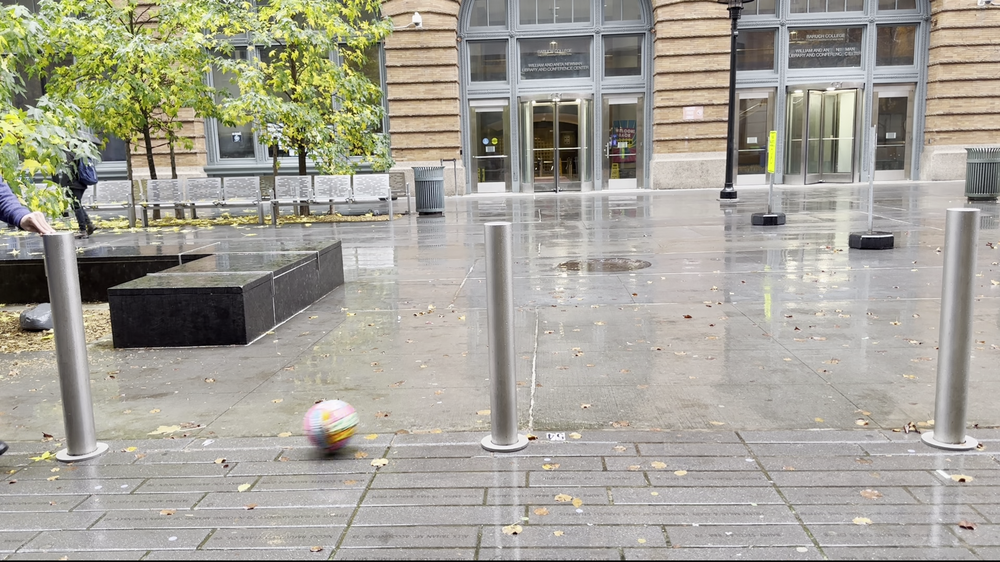
#> input picture tracking_frame.png, 1000 x 562 px, shrunk from 1920 x 1080 before the run
$ python ball_detect_circle.py
#> lines starting #> are read from the running program, lines starting #| are printed output that depends on the picture
import cv2 as cv
import matplotlib.pyplot as plt
import numpy as np

frame = cv.imread('tracking_frame.png')
#> frame is the input picture: shape (562, 1000, 3); mean B, G, R 151.2, 162.2, 164.9
grayFrame = cv.cvtColor(frame,cv.COLOR_BGR2GRAY)
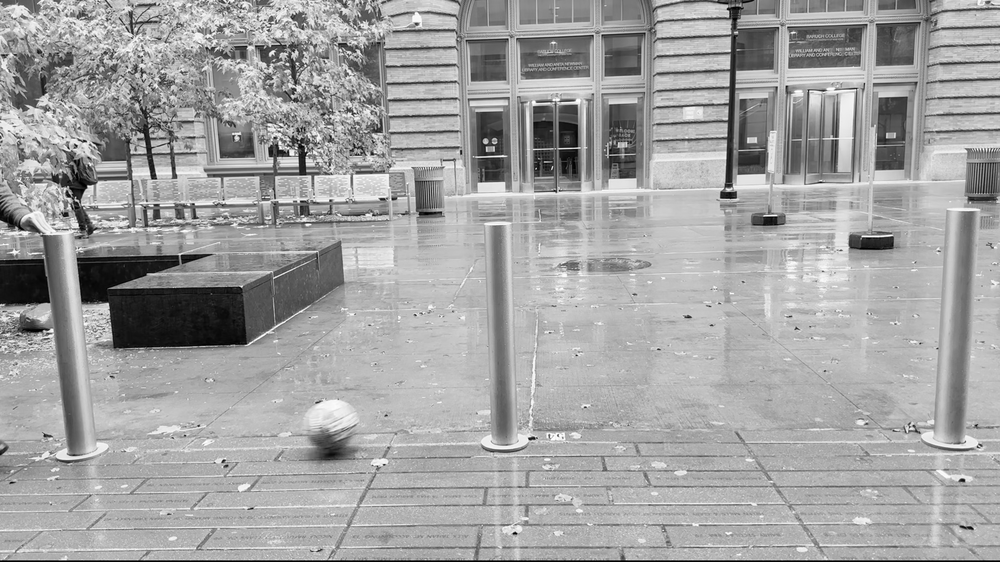
#> grayFrame: shape (562, 1000); min 0, max 255, mean 161.7
cv.imwrite("GrayScaleImage.png",grayFrame)
blurFrame = cv.GaussianBlur(grayFrame,(9,9),0)
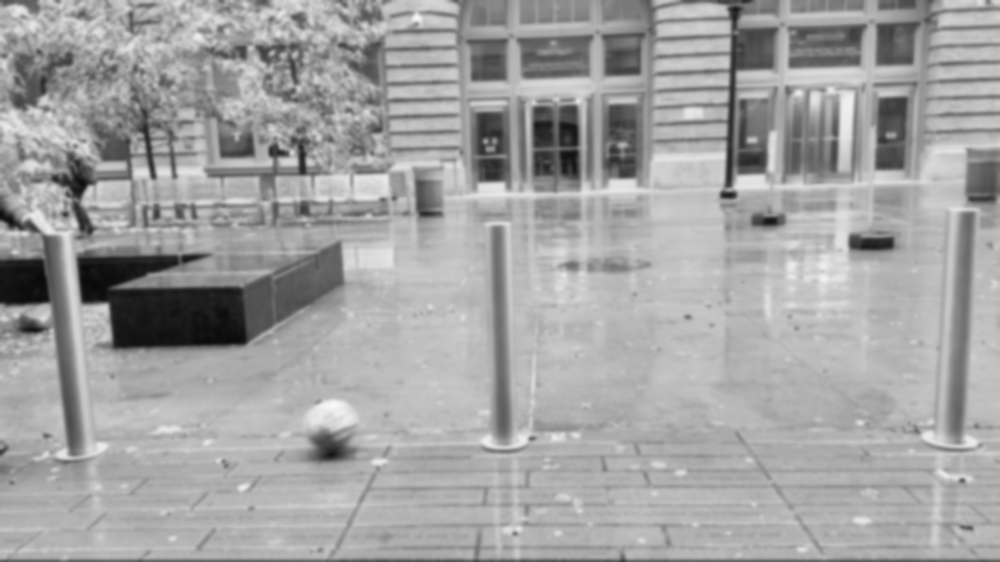
#> blurFrame: shape (562, 1000); min 9, max 248, mean 161.8
cv.imwrite('BlurFrame.png',blurFrame)

circles = cv.HoughCircles(blurFrame,cv.HOUGH_GRADIENT,1,40,param1=65, param2=30, minRadius=35, maxRadius=85)
#> circles = 35 rows, first 8: [244.5, 88.5, 84.4], [214.5, 142.5, 84.4], [118.5, 84.5, 76.7], [165.5, 75.5, 76.7], [78.5, 88.5, 76.7], [106.5, 155.5, 78.9], [148.5, 150.5, 81.1], [314.5, 82.5, 74.5]

if circles is not None:
    circles = np.uint16(np.around(circles))
#> circles = 35 rows, first 8: [244, 88, 84], [214, 142, 84], [118, 84, 77], [166, 76, 77], [78, 88, 77], [106, 156, 79], [148, 150, 81], [314, 82, 74]
    # print(circles.shape)
    circles = circles[0]
    for (x,y,r) in circles:

        if y>500 and x>100:
            print(x,y,r)
            cv.rectangle(frame, (x-r,y-r), (x+r, y+r), (0,255,0), 2)
            # cv.circle(frame,(x,y),r,(0,255,0), 2)
            cv.imshow('circles',frame)
            cv.waitKey(0)
#> this loop made 35 passes
#> (x, y, r) on passes 1 to 12: (244, 88, 84), (214, 142, 84), (118, 84, 77), (166, 76, 77), (78, 88, 77), (106, 156, 79), (148, 150, 81), (314, 82, 74), (298, 172, 79), (208, 60, 65), (430, 92, 82), (234, 182, 77)


# print(circles[0])


# cv.destroyAllWindows()
